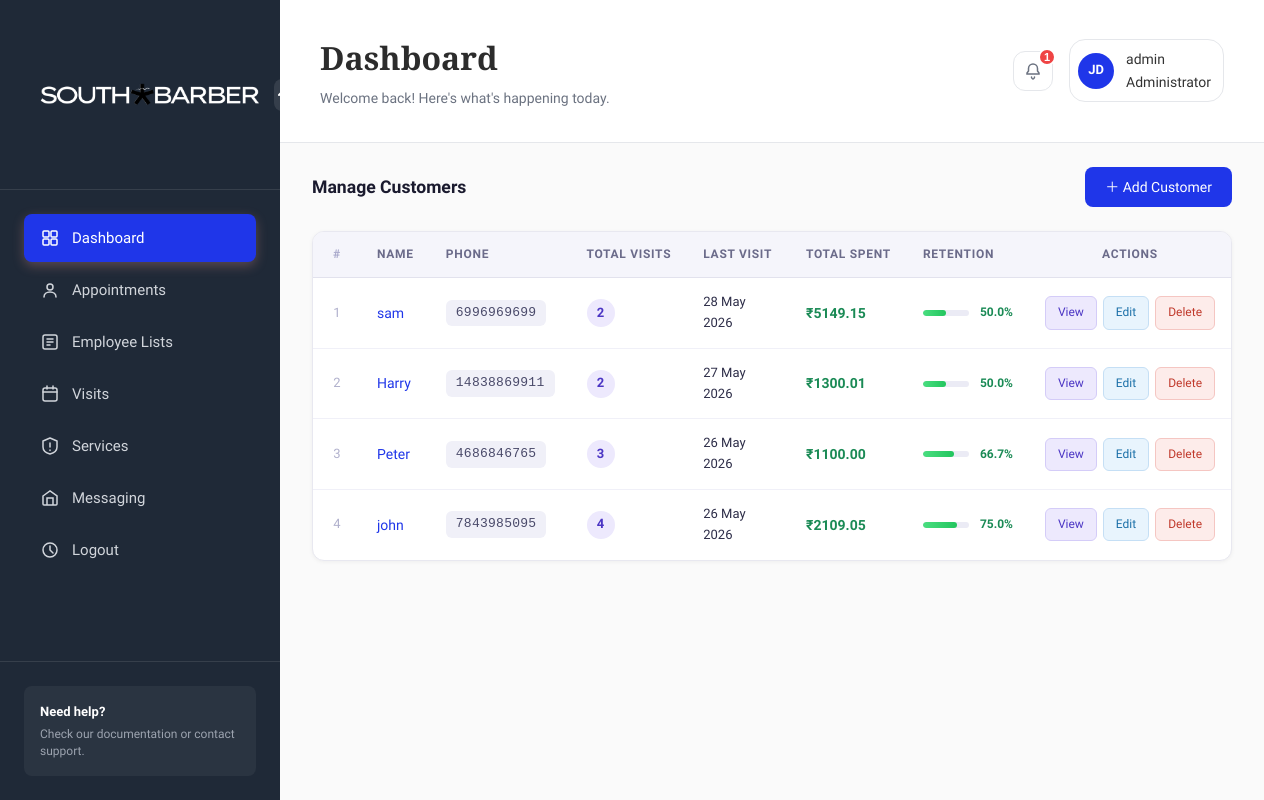
The page /adminsection/customerlist/ (signed in) on the database as committed earlier.
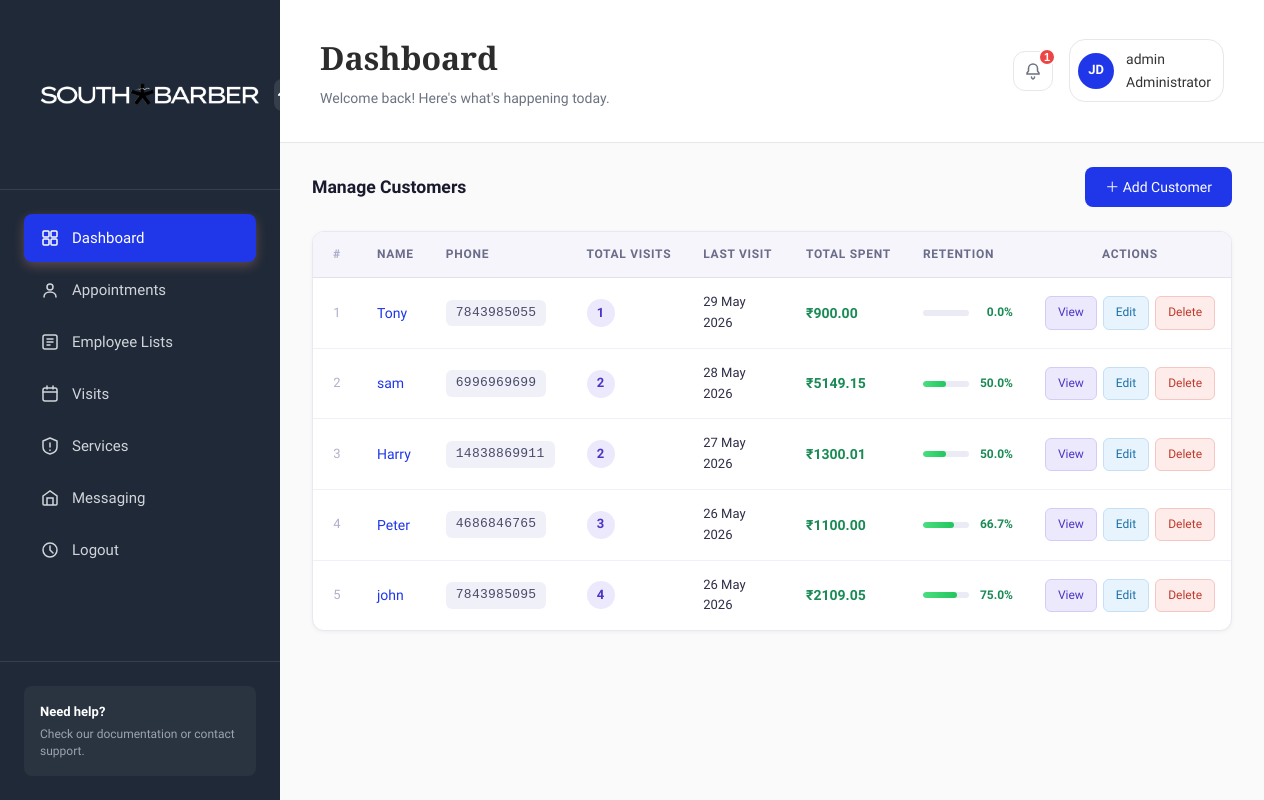
The same page on the database as committed later.
### adminsection/models.py (models this page shows, shortened)
class Customer(models.Model):
    PhoneID = models.UUIDField(primary_key=True, default=uuid.uuid4)
    PhoneNumber = models.CharField(max_length=15, unique=True)
    Name = models.CharField(max_length=150)
    Note = models.TextField(blank=True)
    CreateDate = models.DateTimeField(auto_now_add=True)
    UpdateDate = models.DateTimeField(auto_now=True)
    @property
    def total_visits(self):
        return self.visits.count()
    @property
    def return_visits(self):
        return max(self.visits.count() - 1, 0)
    @property
    def retention_rate(self):
        total = self.total_visits
        if total <= 1:
            return 0.0
        return round((self.return_visits / total) * 100, 1)
    @property
    def last_visit(self):
        visit = self.visits.order_by('-VisitDate').first()
        return visit.VisitDate if visit else None
    @property
    def total_spent(self):
        return sum(v.final_amount for v in self.visits.all())

class Visit(models.Model):
    DISCOUNT_TYPE_CHOICES = (
        ('PERCENT', 'Percentage (%)'),
        ('AMOUNT', 'Fixed Amount (₹)'),
    )
    Customer = models.ForeignKey(
        Customer,
        on_delete=models.CASCADE,
        related_name='visits'
    )
    Store    = models.ForeignKey(Store, on_delete=models.SET_NULL, null=True, related_name='visits')
    VisitDate = models.DateTimeField(default=timezone.now)
    BillAmount = models.DecimalField(max_digits=10, decimal_places=2)
    DiscountType = models.CharField(
        max_length=10,
        choices=DISCOUNT_TYPE_CHOICES,
        default='PERCENT'
    )
    DiscountValue = models.DecimalField(
        max_digits=10,
        decimal_places=2,
        default=0,
        help_text="Enter % value or flat ₹ amount depending on DiscountType"
    )
    Note = models.TextField(blank=True)
    class Meta:
        ordering = ['-VisitDate']
    @property
    def discount_amount(self):
        if self.DiscountType == 'PERCENT':
            return round(self.BillAmount * self.DiscountValue / 100, 2)
        return self.DiscountValue  # already a flat amount
    @property
    def final_amount(self):
        return max(self.BillAmount - self.discount_amount, 0)

### adminsection/views.py (the view)
# urls.py: path('customerlist/', views.customerlist, name='customerlist'),
@staff_member_required
def customerlist(request):
    CustomerList = Customer.objects.order_by('-CreateDate')
    letters = list(string.ascii_uppercase)
    customers_with_letters = []
    for i, customer in enumerate(CustomerList):
        letter_id = letters[i % 26]
        customers_with_letters.append({
            'customer': customer,
            'letter_id': letter_id
        })
    return render(request, 'adminsection/customer-list.html', {'customers_with_letters': customers_with_letters})

### templates/adminsection/customer-list.html (shortened to what this page needs)
{% extends 'adminsection/base.html' %}
{% load static %}
{% block content %}
<div id="page-wrapper">
  <div class="main-page">
    <div class="customers-wrapper">
      <div class="customers-header">
        <h3>Manage Customers</h3>
        <a href="{% url 'addcustomer' %}" class="btn-add-customer">
          ＋ Add Customer
        </a>
      </div>
      <div class="customers-table-card">
        <table class="customers-table">
          <thead>
            <tr>
              <th>#</th>
              <th>Name</th>
              <th>Phone</th>
              <th>Total Visits</th>
              <th>Last Visit</th>
              <th>Total Spent</th>
              <th>Retention</th>
              <th style="text-align:center;">Actions</th>
            </tr>
          </thead>
          <tbody>
            {% for item in customers_with_letters %}
            <tr>
              <td>{{ forloop.counter }}</td>
              <td>
                <a href="{% url 'customer_detail' item.customer.PhoneID %}" class="customer-name-link">
                  {{ item.customer.Name }}
                </a>
              </td>
              <td>
                <span class="phone-badge">{{ item.customer.PhoneNumber }}</span>
              </td>
              <td>
                <span class="visits-pill">{{ item.customer.total_visits }}</span>
              </td>
              <td class="date-cell">
                {% if item.customer.last_visit %}
                  {{ item.customer.last_visit|date:"d M Y" }}
                {% else %}
                  <span style="color:#c0c0d8;">—</span>
                {% endif %}
              </td>
              <td>
                <span class="spent-amount">₹{{ item.customer.total_spent }}</span>
              </td>
              <td>
                <div class="retention-bar-wrap">
                  <div class="retention-bar">
                    <div class="retention-fill" style="width: {{ item.customer.retention_rate }}%;"></div>
                  </div>
                  <span class="retention-label">{{ item.customer.retention_rate }}%</span>
                </div>
              </td>
              <td>
                <div class="action-cell" style="justify-content:center;">
                  <a href="{% url 'customer_detail' item.customer.PhoneID %}" class="btn-view">
                    View
                  </a>
                  <a href="{% url 'editcustomer' item.customer.PhoneID %}" class="btn-edit">
                    Edit
                  </a>
                  <a href="{% url 'deletecustomer' item.customer.PhoneID %}"
                     class="btn-delete"
                     onclick="return confirm('Delete this customer?');">
                    Delete
                  </a>
                </div>
              </td>
            </tr>
            {% empty %}
            <tr>
              <td colspan="8" class="empty-state">No customers found. Add your first customer to get started.</td>
            </tr>
            {% endfor %}
          </tbody>
        </table>
      </div>
    </div>
  </div>
</div>
{% endblock %}

Rows that differ between the two databases and show on the page:
added Customer: customer.Name "Tony", customer.PhoneNumber "7843985055", customer.total_visits "1", customer.last_visit "29 May 2026", customer.total_spent "900.00", customer.retention_rate "0.0"
